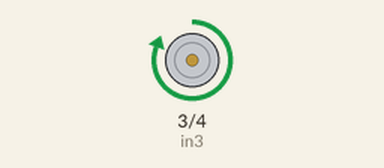
Simulated run of this sketch. Board: Arduino Uno, built with avr-gcc and run on an emulated ATmega328P. On the bench: motor-driver pin pairs drawn as motors (green arrow = first pin HIGH = forward, orange = second pin HIGH = backward, longer = more drive).

Above: at 0.5 s.
At 2.5 s:
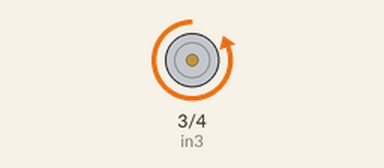
At 3.5 s:
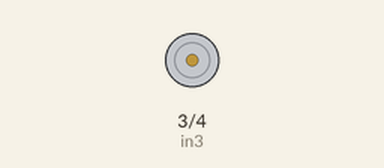
Timing chart, 0 to 5.2 s (numbered marks = the images above):
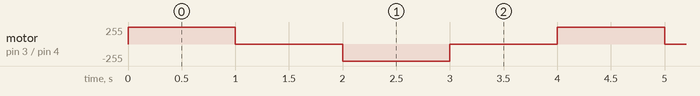

The sketch:

DC_Motor_Test.ino
```cpp
int in3 = 3;
int in4 = 4;


void setup() {
  // put your setup code here, to run once:
  Serial.begin(9600);
  pinMode(in3, OUTPUT);
  pinMode(in4, OUTPUT);
  mDir(0);
}

void loop() {
  // put your main code here, to run repeatedly:
  mDir(1);
  delay(1000);
  mDir(0);
  delay(1000);
  mDir(-1);
  delay(1000);
  mDir(0);
  delay(1000);
}

void mDir(int d) {
  digitalWrite(in3, (d == 1) ? HIGH : LOW);
  digitalWrite(in4, (d == -1) ? HIGH : LOW);
}
```

Measured:
- by itself, motor on pin 3 (in3) / pin 4 (in4): repeats every 4.0 s: stopped 1.0 s, backward 255/255 1.0 s, stopped 1.0 s, forward 255/255 1.0 s
